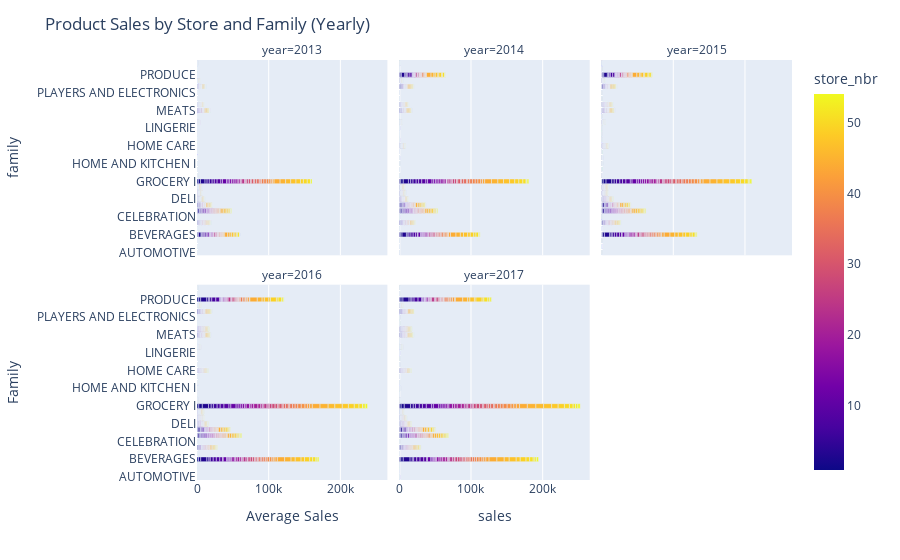

The notebook cell saved with this chart:
### Code cell
# Convert date column to datetime format
data['date'] = pd.to_datetime(data['date'])

# Extract year from the date
data['year'] = data['date'].dt.year

# Group the data by store, year, and family, and calculate the mean sales
store_product_sales = data.groupby(['store_nbr', 'year', 'family'])['sales'].mean().reset_index()

# Create the Plotly figure
fig = px.bar(store_product_sales, x='sales', y='family', color='store_nbr',
             facet_col='year', facet_col_wrap=3, orientation='h')

# Update layout and labels
fig.update_layout(
    title='Product Sales by Store and Family (Yearly)',
    xaxis_title='Average Sales',
    yaxis_title='Family',
    legend_title='Store'
)

# Show the plot
fig.show()

### Figure 1 — Plotly figure (JSON) as saved in the notebook; plotly's stock layout.template omitted (floating-point values rounded to 4 significant figures; data arrays with more than 128 entries replaced by an {"elided": "..."} marker saying what was removed)
{"data": [{"alignmentgroup": "True", "hovertemplate": "year=2013<br>sales=%{x}<br>family=%{y}<br>store_nbr=%{marker.color}<extra></extra>", "legendgroup": "", "marker": {"color": {"elided": "1782 int values"}, "coloraxis": "coloraxis", "pattern": {"shape": ""}}, "name": "", "offsetgroup": "", "orientation": "h", "showlegend": false, "textposition": "auto", "type": "bar", "x": {"elided": "1782 float values"}, "xaxis": "x4", "y": {"elided": "1782 str values"}, "yaxis": "y4"}, {"alignmentgroup": "True", "hovertemplate": "year=2014<br>sales=%{x}<br>family=%{y}<br>store_nbr=%{marker.color}<extra></extra>", "legendgroup": "", "marker": {"color": {"elided": "1782 int values"}, "coloraxis": "coloraxis", "pattern": {"shape": ""}}, "name": "", "offsetgroup": "", "orientation": "h", "showlegend": false, "textposition": "auto", "type": "bar", "x": {"elided": "1782 float values"}, "xaxis": "x5", "y": {"elided": "1782 str values"}, "yaxis": "y5"}, {"alignmentgroup": "True", "hovertemplate": "year=2015<br>sales=%{x}<br>family=%{y}<br>store_nbr=%{marker.color}<extra></extra>", "legendgroup": "", "marker": {"color": {"elided": "1782 int values"}, "coloraxis": "coloraxis", "pattern": {"shape": ""}}, "name": "", "offsetgroup": "", "orientation": "h", "showlegend": false, "textposition": "auto", "type": "bar", "x": {"elided": "1782 float values"}, "xaxis": "x6", "y": {"elided": "1782 str values"}, "yaxis": "y6"}, {"alignmentgroup": "True", "hovertemplate": "year=2016<br>sales=%{x}<br>family=%{y}<br>store_nbr=%{marker.color}<extra></extra>", "legendgroup": "", "marker": {"color": {"elided": "1782 int values"}, "coloraxis": "coloraxis", "pattern": {"shape": ""}}, "name": "", "offsetgroup": "", "orientation": "h", "showlegend": false, "textposition": "auto", "type": "bar", "x": {"elided": "1782 float values"}, "xaxis": "x", "y": {"elided": "1782 str values"}, "yaxis": "y"}, {"alignmentgroup": "True", "hovertemplate": "year=2017<br>sales=%{x}<br>family=%{y}<br>store_nbr=%{marker.color}<extra></extra>", "legendgroup": "", "marker": {"color": {"elided": "1782 int values"}, "coloraxis": "coloraxis", "pattern": {"shape": ""}}, "name": "", "offsetgroup": "", "orientation": "h", "showlegend": false, "textposition": "auto", "type": "bar", "x": {"elided": "1782 float values"}, "xaxis": "x2", "y": {"elided": "1782 str values"}, "yaxis": "y2"}], "layout": {"annotations": [{"font": {}, "showarrow": false, "text": "year=2016", "x": 0.16, "xanchor": "center", "xref": "paper", "y": 0.465, "yanchor": "bottom", "yref": "paper"}, {"font": {}, "showarrow": false, "text": "year=2017", "x": 0.5, "xanchor": "center", "xref": "paper", "y": 0.465, "yanchor": "bottom", "yref": "paper"}, {"font": {}, "showarrow": false, "text": "year=2013", "x": 0.16, "xanchor": "center", "xref": "paper", "y": 1.0, "yanchor": "bottom", "yref": "paper"}, {"font": {}, "showarrow": false, "text": "year=2014", "x": 0.5, "xanchor": "center", "xref": "paper", "y": 1.0, "yanchor": "bottom", "yref": "paper"}, {"font": {}, "showarrow": false, "text": "year=2015", "x": 0.84, "xanchor": "center", "xref": "paper", "y": 1.0, "yanchor": "bottom", "yref": "paper"}], "barmode": "relative", "coloraxis": {"colorbar": {"title": {"text": "store_nbr"}}, "colorscale": [[0, "#0d0887"], [0.1111, "#46039f"], [0.2222, "#7201a8"], [0.3333, "#9c179e"], [0.4444, "#bd3786"], [0.5556, "#d8576b"], [0.6667, "#ed7953"], [0.7778, "#fb9f3a"], [0.8889, "#fdca26"], [1, "#f0f921"]]}, "legend": {"title": {"text": "Store"}, "tracegroupgap": 0}, "margin": {"t": 60}, "title": {"text": "Product Sales by Store and Family (Yearly)"}, "xaxis": {"anchor": "y", "domain": [0, 0.32], "title": {"text": "Average Sales"}}, "xaxis2": {"anchor": "y2", "domain": [0.34, 0.66], "matches": "x", "title": {"text": "sales"}}, "xaxis3": {"anchor": "y3", "domain": [0.68, 1.0], "matches": "x", "title": {"text": "sales"}}, "xaxis4": {"anchor": "y4", "domain": [0, 0.32], "matches": "x", "showticklabels": false}, "xaxis5": {"anchor": "y5", "domain": [0.34, 0.66], "matches": "x", "showticklabels": false}, "xaxis6": {"anchor": "y6", "domain": [0.68, 1.0], "matches": "x", "showticklabels": false}, "yaxis": {"anchor": "x", "domain": [0, 0.465], "title": {"text": "Family"}}, "yaxis2": {"anchor": "x2", "domain": [0, 0.465], "matches": "y", "showticklabels": false}, "yaxis3": {"anchor": "x3", "domain": [0, 0.465], "matches": "y", "showticklabels": false}, "yaxis4": {"anchor": "x4", "domain": [0.535, 1.0], "matches": "y", "title": {"text": "family"}}, "yaxis5": {"anchor": "x5", "domain": [0.535, 1.0], "matches": "y", "showticklabels": false}, "yaxis6": {"anchor": "x6", "domain": [0.535, 1.0], "matches": "y", "showticklabels": false}}}
